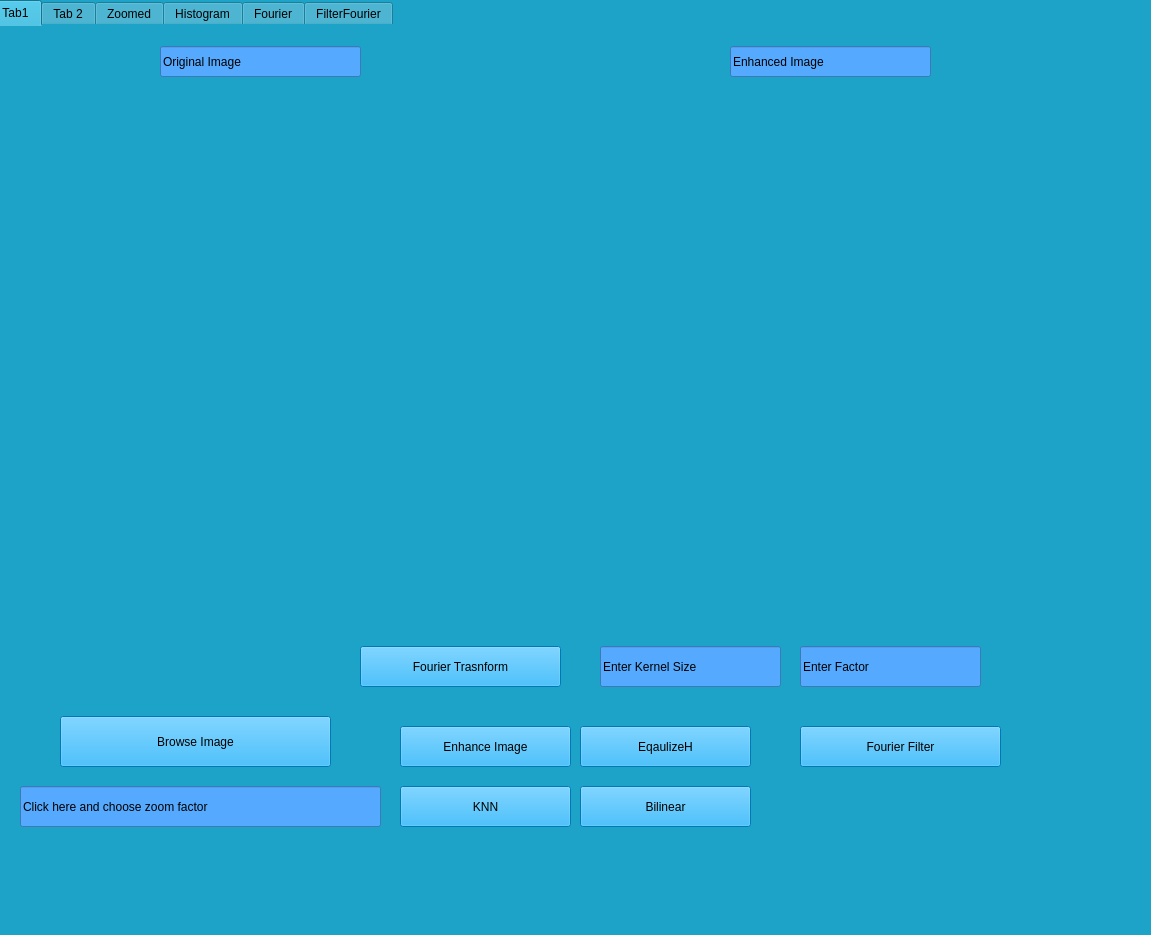
<?xml version="1.0" encoding="UTF-8"?>
<ui version="4.0">
 <class>MainWindow</class>
 <widget class="QMainWindow" name="MainWindow">
  <property name="geometry">
   <rect>
    <x>0</x>
    <y>0</y>
    <width>1151</width>
    <height>935</height>
   </rect>
  </property>
  <property name="windowTitle">
   <string>MainWindow</string>
  </property>
  <property name="layoutDirection">
   <enum>Qt::LeftToRight</enum>
  </property>
  <property name="styleSheet">
   <string notr="true">color: rgb(170, 85, 0);
background-color: rgb(30, 163, 200);
background-image: url(&quot;E:/Year3 Term1/Image processing/Task2/canvas.png&quot;);</string>
  </property>
  <widget class="QWidget" name="centralwidget">
   <widget class="QTabWidget" name="tabWidget">
    <property name="geometry">
     <rect>
      <x>-10</x>
      <y>0</y>
      <width>1191</width>
      <height>931</height>
     </rect>
    </property>
    <property name="toolTip">
     <string>&lt;!DOCTYPE HTML PUBLIC &quot;-//W3C//DTD HTML 4.0//EN&quot; &quot;http://www.w3.org/TR/REC-html40/strict.dtd&quot;&gt;
&lt;html&gt;&lt;head&gt;&lt;meta name=&quot;qrichtext&quot; content=&quot;1&quot; /&gt;&lt;style type=&quot;text/css&quot;&gt;
p, li { white-space: pre-wrap; }
&lt;/style&gt;&lt;/head&gt;&lt;body style=&quot; font-family:'MS Shell Dlg 2'; font-size:8pt; font-weight:400; font-style:normal;&quot;&gt;
&lt;p style=&quot;-qt-paragraph-type:empty; margin-top:12px; margin-bottom:12px; margin-left:0px; margin-right:0px; -qt-block-indent:0; text-indent:0px;&quot;&gt;&lt;br /&gt;&lt;/p&gt;&lt;/body&gt;&lt;/html&gt;</string>
    </property>
    <property name="whatsThis">
     <string>&lt;!DOCTYPE HTML PUBLIC &quot;-//W3C//DTD HTML 4.0//EN&quot; &quot;http://www.w3.org/TR/REC-html40/strict.dtd&quot;&gt;
&lt;html&gt;&lt;head&gt;&lt;meta name=&quot;qrichtext&quot; content=&quot;1&quot; /&gt;&lt;style type=&quot;text/css&quot;&gt;
p, li { white-space: pre-wrap; }
&lt;/style&gt;&lt;/head&gt;&lt;body style=&quot; font-family:'MS Shell Dlg 2'; font-size:8pt; font-weight:400; font-style:normal;&quot;&gt;
&lt;p style=&quot;-qt-paragraph-type:empty; margin-top:12px; margin-bottom:12px; margin-left:0px; margin-right:0px; -qt-block-indent:0; text-indent:0px;&quot;&gt;&lt;br /&gt;&lt;/p&gt;&lt;/body&gt;&lt;/html&gt;</string>
    </property>
    <property name="styleSheet">
     <string notr="true">border-color: qconicalgradient(cx:0, cy:0, angle:135, stop:0 rgba(255, 255, 0, 69), stop:0.375 rgba(255, 255, 0, 69), stop:0.423533 rgba(251, 255, 0, 145), stop:0.45 rgba(247, 255, 0, 208), stop:0.477581 rgba(255, 244, 71, 130), stop:0.518717 rgba(255, 218, 71, 130), stop:0.55 rgba(255, 255, 0, 255), stop:0.57754 rgba(255, 203, 0, 130), stop:0.625 rgba(255, 255, 0, 69), stop:1 rgba(255, 255, 0, 69));
color: rgb(0, 0, 0);
gridline-color: rgb(255, 170, 255);
</string>
    </property>
    <property name="currentIndex">
     <number>0</number>
    </property>
    <widget class="QWidget" name="tab_3">
     <attribute name="title">
      <string>Tab1</string>
     </attribute>
     <widget class="QLabel" name="Image">
      <property name="geometry">
       <rect>
        <x>20</x>
        <y>70</y>
        <width>531</width>
        <height>511</height>
       </rect>
      </property>
      <property name="text">
       <string/>
      </property>
      <property name="alignment">
       <set>Qt::AlignCenter</set>
      </property>
     </widget>
     <widget class="QPushButton" name="Browse">
      <property name="geometry">
       <rect>
        <x>70</x>
        <y>690</y>
        <width>271</width>
        <height>51</height>
       </rect>
      </property>
      <property name="styleSheet">
       <string notr="true">font: 14pt &quot;MS Shell Dlg 2&quot;;
font: 14pt &quot;MS Shell Dlg 2&quot;;
background-color: rgb(0, 170, 255);</string>
      </property>
      <property name="text">
       <string>Browse Image</string>
      </property>
     </widget>
     <widget class="QLineEdit" name="ZoomFactor">
      <property name="geometry">
       <rect>
        <x>30</x>
        <y>760</y>
        <width>361</width>
        <height>41</height>
       </rect>
      </property>
      <property name="styleSheet">
       <string notr="true">background-color: rgb(85, 170, 255);
font: 14pt &quot;MS Shell Dlg 2&quot;;</string>
      </property>
      <property name="text">
       <string>Click here and choose zoom factor</string>
      </property>
     </widget>
     <widget class="QPushButton" name="KNNBtn">
      <property name="geometry">
       <rect>
        <x>410</x>
        <y>760</y>
        <width>171</width>
        <height>41</height>
       </rect>
      </property>
      <property name="styleSheet">
       <string notr="true">font: 14pt &quot;MS Shell Dlg 2&quot;;
font: 14pt &quot;MS Shell Dlg 2&quot;;
background-color: rgb(0, 170, 255);</string>
      </property>
      <property name="text">
       <string>KNN</string>
      </property>
     </widget>
     <widget class="QPushButton" name="BilinearBtn">
      <property name="geometry">
       <rect>
        <x>590</x>
        <y>760</y>
        <width>171</width>
        <height>41</height>
       </rect>
      </property>
      <property name="styleSheet">
       <string notr="true">font: 14pt &quot;MS Shell Dlg 2&quot;;
font: 14pt &quot;MS Shell Dlg 2&quot;;
background-color: rgb(0, 170, 255);</string>
      </property>
      <property name="text">
       <string>Bilinear</string>
      </property>
     </widget>
     <widget class="QPushButton" name="EqualizeHBtn">
      <property name="geometry">
       <rect>
        <x>590</x>
        <y>700</y>
        <width>171</width>
        <height>41</height>
       </rect>
      </property>
      <property name="styleSheet">
       <string notr="true">font: 14pt &quot;MS Shell Dlg 2&quot;;
font: 14pt &quot;MS Shell Dlg 2&quot;;
background-color: rgb(0, 170, 255);</string>
      </property>
      <property name="text">
       <string>EqaulizeH</string>
      </property>
     </widget>
     <widget class="QLabel" name="Image_Enahnced">
      <property name="geometry">
       <rect>
        <x>580</x>
        <y>70</y>
        <width>531</width>
        <height>511</height>
       </rect>
      </property>
      <property name="text">
       <string/>
      </property>
      <property name="alignment">
       <set>Qt::AlignCenter</set>
      </property>
     </widget>
     <widget class="QLineEdit" name="ZoomFactor_6">
      <property name="geometry">
       <rect>
        <x>740</x>
        <y>20</y>
        <width>201</width>
        <height>31</height>
       </rect>
      </property>
      <property name="styleSheet">
       <string notr="true">background-color: rgb(85, 170, 255);
font: 14pt &quot;MS Shell Dlg 2&quot;;</string>
      </property>
      <property name="text">
       <string>Enhanced Image</string>
      </property>
     </widget>
     <widget class="QLineEdit" name="ZoomFactor_7">
      <property name="geometry">
       <rect>
        <x>170</x>
        <y>20</y>
        <width>201</width>
        <height>31</height>
       </rect>
      </property>
      <property name="styleSheet">
       <string notr="true">background-color: rgb(85, 170, 255);
font: 14pt &quot;MS Shell Dlg 2&quot;;</string>
      </property>
      <property name="text">
       <string>Original Image</string>
      </property>
     </widget>
     <widget class="QLineEdit" name="KernelSize">
      <property name="geometry">
       <rect>
        <x>610</x>
        <y>620</y>
        <width>181</width>
        <height>41</height>
       </rect>
      </property>
      <property name="styleSheet">
       <string notr="true">background-color: rgb(85, 170, 255);
font: 14pt &quot;MS Shell Dlg 2&quot;;</string>
      </property>
      <property name="text">
       <string>Enter Kernel Size</string>
      </property>
     </widget>
     <widget class="QLineEdit" name="FactorValue">
      <property name="geometry">
       <rect>
        <x>810</x>
        <y>620</y>
        <width>181</width>
        <height>41</height>
       </rect>
      </property>
      <property name="styleSheet">
       <string notr="true">background-color: rgb(85, 170, 255);
font: 14pt &quot;MS Shell Dlg 2&quot;;</string>
      </property>
      <property name="text">
       <string>Enter Factor </string>
      </property>
     </widget>
     <widget class="QPushButton" name="Enhance_BTN">
      <property name="geometry">
       <rect>
        <x>410</x>
        <y>700</y>
        <width>171</width>
        <height>41</height>
       </rect>
      </property>
      <property name="styleSheet">
       <string notr="true">font: 14pt &quot;MS Shell Dlg 2&quot;;
font: 14pt &quot;MS Shell Dlg 2&quot;;
background-color: rgb(0, 170, 255);</string>
      </property>
      <property name="text">
       <string>Enhance Image</string>
      </property>
     </widget>
     <widget class="QPushButton" name="Fourier">
      <property name="geometry">
       <rect>
        <x>370</x>
        <y>620</y>
        <width>201</width>
        <height>41</height>
       </rect>
      </property>
      <property name="styleSheet">
       <string notr="true">font: 14pt &quot;MS Shell Dlg 2&quot;;
font: 14pt &quot;MS Shell Dlg 2&quot;;
background-color: rgb(0, 170, 255);</string>
      </property>
      <property name="text">
       <string>Fourier Trasnform</string>
      </property>
     </widget>
     <widget class="QPushButton" name="Fourier_FilterBTN">
      <property name="geometry">
       <rect>
        <x>810</x>
        <y>700</y>
        <width>201</width>
        <height>41</height>
       </rect>
      </property>
      <property name="styleSheet">
       <string notr="true">font: 14pt &quot;MS Shell Dlg 2&quot;;
font: 14pt &quot;MS Shell Dlg 2&quot;;
background-color: rgb(0, 170, 255);</string>
      </property>
      <property name="text">
       <string>Fourier Filter</string>
      </property>
     </widget>
    </widget>
    <widget class="QWidget" name="tab_2">
     <attribute name="title">
      <string>Tab 2</string>
     </attribute>
     <widget class="QLabel" name="Tab2Label">
      <property name="geometry">
       <rect>
        <x>40</x>
        <y>0</y>
        <width>721</width>
        <height>521</height>
       </rect>
      </property>
      <property name="styleSheet">
       <string notr="true">border-color: rgb(0, 255, 255);</string>
      </property>
      <property name="text">
       <string/>
      </property>
     </widget>
     <widget class="QSplitter" name="splitter">
      <property name="geometry">
       <rect>
        <x>820</x>
        <y>-10</y>
        <width>221</width>
        <height>131</height>
       </rect>
      </property>
      <property name="orientation">
       <enum>Qt::Vertical</enum>
      </property>
      <widget class="QPushButton" name="GenerateBtn">
       <property name="styleSheet">
        <string notr="true">font: 14pt &quot;MS Shell Dlg 2&quot;;
background-color: rgb(170, 255, 255);</string>
       </property>
       <property name="text">
        <string>Generate</string>
       </property>
      </widget>
      <widget class="QPushButton" name="ShowPixels">
       <property name="styleSheet">
        <string notr="true">font: 14pt &quot;MS Shell Dlg 2&quot;;
background-color: rgb(170, 255, 255);</string>
       </property>
       <property name="text">
        <string>Show Pixels</string>
       </property>
      </widget>
     </widget>
     <widget class="QLabel" name="Info">
      <property name="geometry">
       <rect>
        <x>800</x>
        <y>140</y>
        <width>291</width>
        <height>681</height>
       </rect>
      </property>
      <property name="styleSheet">
       <string notr="true">font: 14pt &quot;MS Shell Dlg 2&quot;;
color: rgb(0, 0, 0);</string>
      </property>
      <property name="text">
       <string/>
      </property>
     </widget>
    </widget>
    <widget class="QWidget" name="tab">
     <attribute name="title">
      <string>Zoomed</string>
     </attribute>
     <widget class="QLabel" name="ZoomLabel">
      <property name="geometry">
       <rect>
        <x>30</x>
        <y>30</y>
        <width>1031</width>
        <height>781</height>
       </rect>
      </property>
      <property name="text">
       <string/>
      </property>
     </widget>
    </widget>
    <widget class="QWidget" name="tab_4">
     <attribute name="title">
      <string>Histogram</string>
     </attribute>
     <widget class="QLabel" name="NormalizedH">
      <property name="geometry">
       <rect>
        <x>30</x>
        <y>510</y>
        <width>511</width>
        <height>351</height>
       </rect>
      </property>
      <property name="text">
       <string/>
      </property>
     </widget>
     <widget class="QLabel" name="EqualizedImage">
      <property name="geometry">
       <rect>
        <x>180</x>
        <y>30</y>
        <width>791</width>
        <height>421</height>
       </rect>
      </property>
      <property name="text">
       <string/>
      </property>
     </widget>
     <widget class="QLabel" name="EqaulizedH_N">
      <property name="geometry">
       <rect>
        <x>580</x>
        <y>510</y>
        <width>511</width>
        <height>341</height>
       </rect>
      </property>
      <property name="text">
       <string/>
      </property>
     </widget>
     <widget class="QLineEdit" name="ZoomFactor_2">
      <property name="geometry">
       <rect>
        <x>680</x>
        <y>460</y>
        <width>271</width>
        <height>41</height>
       </rect>
      </property>
      <property name="styleSheet">
       <string notr="true">background-color: rgb(85, 170, 255);
font: 14pt &quot;MS Shell Dlg 2&quot;;</string>
      </property>
      <property name="text">
       <string>Equalized's Normalization</string>
      </property>
     </widget>
     <widget class="QLineEdit" name="ZoomFactor_4">
      <property name="geometry">
       <rect>
        <x>190</x>
        <y>470</y>
        <width>151</width>
        <height>31</height>
       </rect>
      </property>
      <property name="styleSheet">
       <string notr="true">background-color: rgb(85, 170, 255);
font: 14pt &quot;MS Shell Dlg 2&quot;;</string>
      </property>
      <property name="text">
       <string>Normalized H</string>
      </property>
     </widget>
     <widget class="QLineEdit" name="ZoomFactor_5">
      <property name="geometry">
       <rect>
        <x>430</x>
        <y>0</y>
        <width>201</width>
        <height>31</height>
       </rect>
      </property>
      <property name="styleSheet">
       <string notr="true">background-color: rgb(85, 170, 255);
font: 14pt &quot;MS Shell Dlg 2&quot;;</string>
      </property>
      <property name="text">
       <string>Equalized Image</string>
      </property>
     </widget>
    </widget>
    <widget class="QWidget" name="tab_5">
     <attribute name="title">
      <string>Fourier</string>
     </attribute>
     <widget class="QLabel" name="Magnitude">
      <property name="geometry">
       <rect>
        <x>20</x>
        <y>500</y>
        <width>531</width>
        <height>401</height>
       </rect>
      </property>
      <property name="text">
       <string/>
      </property>
     </widget>
     <widget class="QLabel" name="Phase">
      <property name="geometry">
       <rect>
        <x>580</x>
        <y>500</y>
        <width>571</width>
        <height>401</height>
       </rect>
      </property>
      <property name="text">
       <string/>
      </property>
     </widget>
     <widget class="QLineEdit" name="KernelSize_2">
      <property name="geometry">
       <rect>
        <x>50</x>
        <y>450</y>
        <width>211</width>
        <height>41</height>
       </rect>
      </property>
      <property name="styleSheet">
       <string notr="true">background-color: rgb(85, 170, 255);
font: 14pt &quot;MS Shell Dlg 2&quot;;</string>
      </property>
      <property name="text">
       <string>Magnitude of Image</string>
      </property>
     </widget>
     <widget class="QLineEdit" name="KernelSize_3">
      <property name="geometry">
       <rect>
        <x>940</x>
        <y>450</y>
        <width>171</width>
        <height>41</height>
       </rect>
      </property>
      <property name="styleSheet">
       <string notr="true">background-color: rgb(85, 170, 255);
font: 14pt &quot;MS Shell Dlg 2&quot;;</string>
      </property>
      <property name="text">
       <string>Phase of Image</string>
      </property>
     </widget>
     <widget class="QLabel" name="Image_FourierTab">
      <property name="geometry">
       <rect>
        <x>300</x>
        <y>10</y>
        <width>551</width>
        <height>481</height>
       </rect>
      </property>
      <property name="text">
       <string/>
      </property>
      <property name="alignment">
       <set>Qt::AlignCenter</set>
      </property>
     </widget>
     <widget class="QLineEdit" name="KernelSize_4">
      <property name="geometry">
       <rect>
        <x>70</x>
        <y>80</y>
        <width>211</width>
        <height>41</height>
       </rect>
      </property>
      <property name="styleSheet">
       <string notr="true">background-color: rgb(85, 170, 255);
font: 14pt &quot;MS Shell Dlg 2&quot;;</string>
      </property>
      <property name="text">
       <string>Original Image</string>
      </property>
     </widget>
    </widget>
    <widget class="QWidget" name="tab_6">
     <attribute name="title">
      <string>FilterFourier</string>
     </attribute>
     <widget class="QLineEdit" name="ZoomFactor_13">
      <property name="geometry">
       <rect>
        <x>110</x>
        <y>60</y>
        <width>251</width>
        <height>31</height>
       </rect>
      </property>
      <property name="styleSheet">
       <string notr="true">background-color: rgb(85, 170, 255);
font: 14pt &quot;MS Shell Dlg 2&quot;;</string>
      </property>
      <property name="text">
       <string>Forueir Domain Filter</string>
      </property>
     </widget>
     <widget class="QLineEdit" name="ZoomFactor_14">
      <property name="geometry">
       <rect>
        <x>630</x>
        <y>60</y>
        <width>391</width>
        <height>31</height>
       </rect>
      </property>
      <property name="styleSheet">
       <string notr="true">background-color: rgb(85, 170, 255);
font: 14pt &quot;MS Shell Dlg 2&quot;;</string>
      </property>
      <property name="text">
       <string>Subtraction of S and F domain Filters</string>
      </property>
     </widget>
     <widget class="QLabel" name="Fourier_Filter_Image">
      <property name="geometry">
       <rect>
        <x>20</x>
        <y>100</y>
        <width>521</width>
        <height>471</height>
       </rect>
      </property>
      <property name="text">
       <string/>
      </property>
      <property name="alignment">
       <set>Qt::AlignCenter</set>
      </property>
     </widget>
     <widget class="QLabel" name="Foruier_Spacila">
      <property name="geometry">
       <rect>
        <x>560</x>
        <y>100</y>
        <width>531</width>
        <height>471</height>
       </rect>
      </property>
      <property name="text">
       <string/>
      </property>
      <property name="alignment">
       <set>Qt::AlignCenter</set>
      </property>
     </widget>
    </widget>
   </widget>
  </widget>
  <widget class="QStatusBar" name="statusbar"/>
 </widget>
 <resources/>
 <connections/>
</ui>
